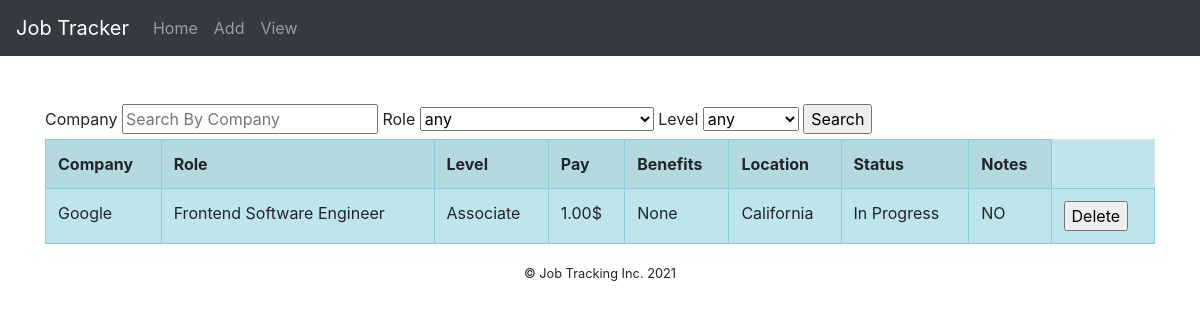
The app's page /view, older data.
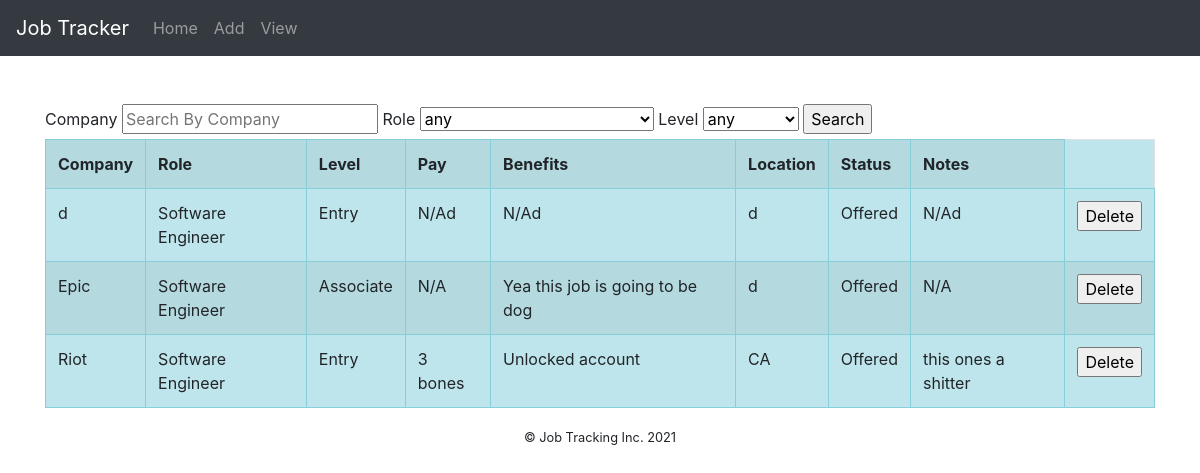
The same page, newer data.
### main/models.py (models this page shows, shortened)
class Application(models.Model):
    company = models.CharField(max_length=50)
    role = models.ForeignKey(Role, default=1, verbose_name="Role", on_delete=models.SET_DEFAULT)
    pay = models.CharField(max_length=30, default="N/A")
    benefits = models.TextField(default="N/A")
    location = models.CharField(max_length=50)
    notes = models.TextField(default="N/A")
    level = models.ForeignKey(Level, default=1, verbose_name="Level", on_delete=models.SET_DEFAULT)
    status = models.ForeignKey(Status, default=1, verbose_name="Status", on_delete=models.SET_DEFAULT)
    date_applied = models.DateField(default=now, verbose_name="Date Applied")

class Role(models.Model):
    role = models.CharField(max_length=50)
    def __str__(self):
        return self.role

class Level(models.Model):
    level = models.CharField(max_length=20)
    def __str__(self):
        return self.level

class Status(models.Model):
    status = models.CharField(max_length=20)
    def __str__(self):
        return self.status

### main/views.py (the view)
# urls.py: path('view', views.view, name='view'),
def view(request):
    levels = Level.objects.all()
    roles = Role.objects.all()
    if request.method == "POST":
        applications = Application.objects.filter(
            company__contains=request.POST["company_filter"],
            role__role__contains=request.POST["role_filter"],
            level__level__contains=request.POST["level_filter"])
        return render(request, "view.html", context= {"applications":applications, "levels":levels, "roles":roles})
    applications = Application.objects.all()
    return render(request, "view.html", context= {"applications":applications, "levels": levels, "roles":roles})

### main/templates/view.html (shortened to what this page needs)
{% extends "header.html" %}
{% block body %}
<div class = "container mt-5">
    <form method="POST">
        <label>Company</label>
        <input type="text" placeholder="Search By Company" name="company_filter">
        <label>Role</label>
        <select name="role_filter">
            <option value="">any</option>
        </select>
        <label>Level</label>
        <select name="level_filter">
            <option value="">any</option>
        </select>
        <input type="submit" value="Search">
    </form>
    <table class = "table table-striped table-bordered table-info">
        <th>Company</th>
        <th>Role</th>
        <th>Level</th>
        <th>Pay</th>
        <th>Benefits</th>
        <th>Location</th>
        <th>Status</th>
        <th>Notes</th>
        {% for application in applications %}
            <tr>
                <td>{{application.company}}</td>
                <td>{{application.role}}</td>
                <td>{{application.level}}</td>
                <td>{{application.pay}}</td>
                <td>{{application.benefits}}</td>
                <td>{{application.location}}</td>
                <td>{{application.status}}</td>
                <td>{{application.notes}}</td>
                <td>
                    <form action="/delete" method="POST">
                        <input type="submit" value="Delete">
                    </form>
                </td>
            </tr>
        {% endfor %}
    </table>
</div>
    {% endblock %}

Row changes from the older to the newer data that the page shows:
removed Application: company "Google", role "Frontend Software Engineer", level "Associate", pay "1.00$", benefits "None", location "California", status "In Progress", notes "NO"
added Application: company "d", role "Software Engineer", level "Entry", pay "N/Ad", benefits "N/Ad", location "d", status "Offered", notes "N/Ad"
added Application: company "Epic", role "Software Engineer", level "Associate", pay "N/A", benefits "Yea this job is going to be dog", location "d", status "Offered", notes "N/A"
added Application: company "Riot", role "Software Engineer", level "Entry", pay "3 bones", benefits "Unlocked account", location "CA", status "Offered", notes "this ones a shitter"
